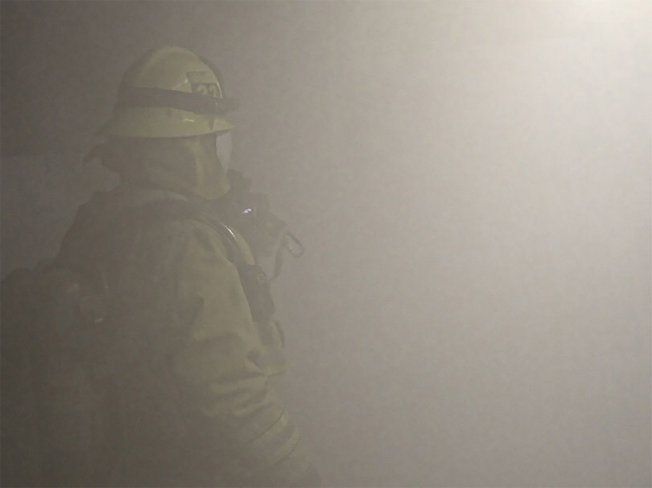
#> input picture inputs/firefight.jpg, 1303 x 976 px (shown at 1/2 size); its folder holds only this picture in this run
$ python main-up.py   (older library calls are emulated)
#> lines starting #> are read from the running program, lines starting #| are printed output that depends on the picture
import cv2
import os
import datetime
import math
import numpy as np
import time

output_dir = 'C:\PDLAB\outputs'
os.makedirs(output_dir, exist_ok=True)


# [48 lines left out: functions calculate_psnr, ssim, calculate_ssim, not called in this run]

def DarkChannel(im):
    b, g, r = cv2.split(im)
    dc = cv2.min(cv2.min(r, g), b)
    kernel = np.ones((5, 5), np.uint8)
    dark = cv2.erode(dc, kernel)
    return dark

def AtmLight(im, dark):
    [h, w] = im.shape[:2]
    imsz = h*w
    numpx = int(max(math.floor(imsz/1000), 1))
    darkvec = dark.reshape(imsz)
    imvec = im.reshape(imsz, 3)
    indices = darkvec.argsort()
    indices = indices[(imsz-numpx)::]
    atmsum = np.zeros([1, 3])
    for ind in range(1, numpx):
        atmsum = atmsum + imvec[indices[ind]]
    A = atmsum / numpx
    return A

def Estimate_transmission(image, A):
    omega = 0.95
    image3 = np.empty(image.shape, image.dtype)
    for ind in range(0, 3):
        image3[:, :, ind] = image[:, :, ind]/A[0, ind]
    transmission = 1 - omega*DarkChannel(image3)
    return transmission

def Guidedfilter(im, p, r, eps):
    mean_I = cv2.boxFilter(im, cv2.CV_64F, (r, r))
    mean_p = cv2.boxFilter(p, cv2.CV_64F, (r, r))
    mean_Ip = cv2.boxFilter(im*p, cv2.CV_64F, (r, r))
    cov_Ip = mean_Ip - mean_I*mean_p
    mean_II = cv2.boxFilter(im*im, cv2.CV_64F, (r, r))
    var_I = mean_II - mean_I*mean_I
    a = cov_Ip/(var_I + eps)
    b = mean_p - a*mean_I
    mean_a = cv2.boxFilter(a, cv2.CV_64F, (r, r))
    mean_b = cv2.boxFilter(b, cv2.CV_64F, (r, r))
    guided_filter = mean_a*im + mean_b
    return guided_filter

def Refine_Transmission(image, et):
    gray_image = cv2.cvtColor(image, cv2.COLOR_BGR2GRAY)
    gray_image = np.float64(gray_image)/255
    r = 60
    eps = 0.0001
    transmission = Guidedfilter(gray_image, et, r, eps)
    return transmission

def Recover(im, t, A, tx=0.1):
    res = np.empty(im.shape, im.dtype)
    t = cv2.max(t, tx)
    for ind in range(0, 3):
        res[:, :, ind] = (im[:, :, ind]-A[0, ind])/t + A[0, ind]
    return res

# [7 lines left out: function empty_last_few_images, not called in this run]

i = 0
empty_interval = 1
last_empty_time = time.time()

image_folder = 'inputs'
image_files = [f for f in os.listdir(image_folder) if f.endswith(('.jpg', '.jpeg', '.png'))]

for image_file in image_files:
    frame = cv2.imread(os.path.join(image_folder, image_file))
#> frame is the input picture: shape (976, 1303, 3); mean B, G, R 129.6, 139.2, 146.1

    I = frame.astype('float64') / 255
    dark = DarkChannel(I)
    A = AtmLight(I, dark)
#> in AtmLight, `indices = indices[(imsz-numpx)::]`: indices = 1271 values, max 37720 at index 45, min 1160 at index 208, mean 12203.5
#> the loop in AtmLight, `for ind in range(1, numpx):` made 1270 passes
#> atmsum on passes 1 to 3: [[0.875, 0.91, 0.925]], [[1.75, 1.82, 1.85]], [[2.62, 2.74, 2.78]]
#> after the loop in AtmLight, `for ind in range(1, numpx):`: atmsum = [[1119.3, 1158.9, 1187.7]]
#> in AtmLight, `A = atmsum / numpx`: A = [[0.881, 0.912, 0.934]]
#> A = [[0.881, 0.912, 0.934]]
    te = Estimate_transmission(I, A)
#> after the loop in Estimate_transmission, `for ind in range(0, 3):`:
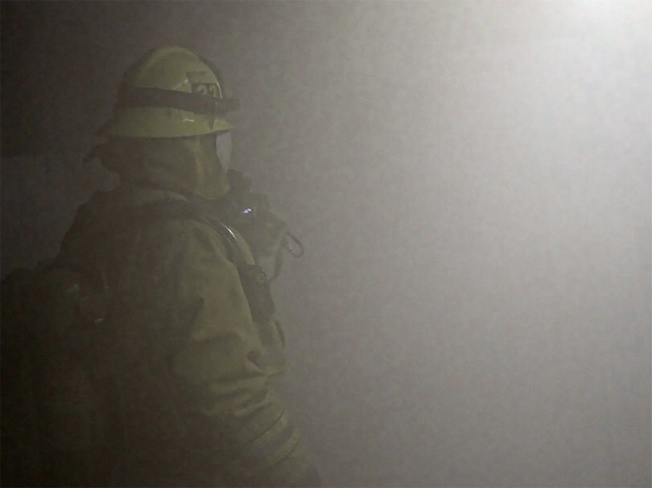
#> image3: shape (976, 1303, 3) float64 (shown at 1/2 size); mean B, G, R 0.577, 0.599, 0.613; drawn with min black and max white
    t = Refine_Transmission(frame, te)
#> in Guidedfilter, `cov_Ip = mean_Ip - mean_I*mean_p`:
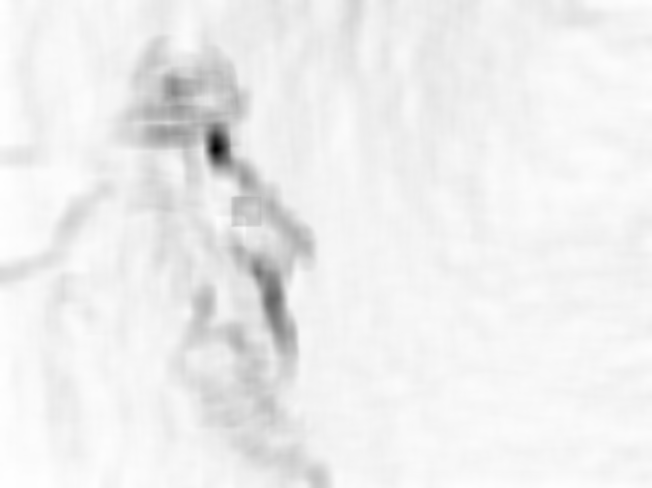
#> cov_Ip: shape (976, 1303) float64 (shown at 1/2 size); min -0.00153, max -6.13e-06, mean -0.000108; drawn with min black and max white
#> in Guidedfilter, `mean_II = cv2.boxFilter(im*im, cv2.CV_64F, (r, r))`:
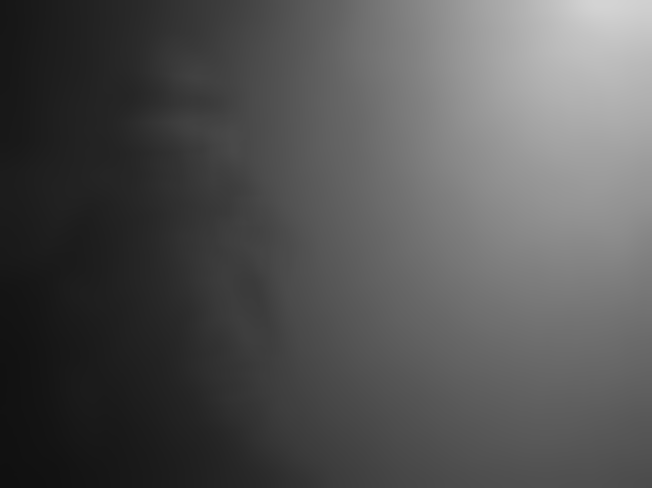
#> mean_II: shape (976, 1303) float64 (shown at 1/2 size); min 0.0651, max 0.831, mean 0.328
#> in Guidedfilter, `var_I = mean_II - mean_I*mean_I`:
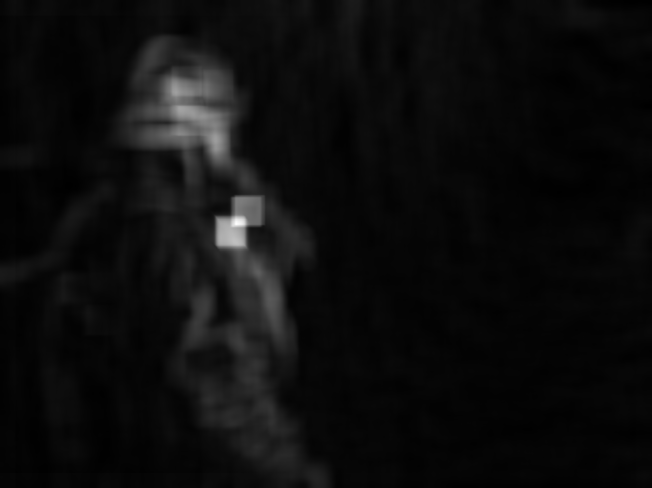
#> var_I: shape (976, 1303) float64 (shown at 1/2 size); min 1.71e-05, max 0.00228, mean 0.000134; drawn with min black and max white
#> in Guidedfilter, `mean_a = cv2.boxFilter(a, cv2.CV_64F, (r, r))`:
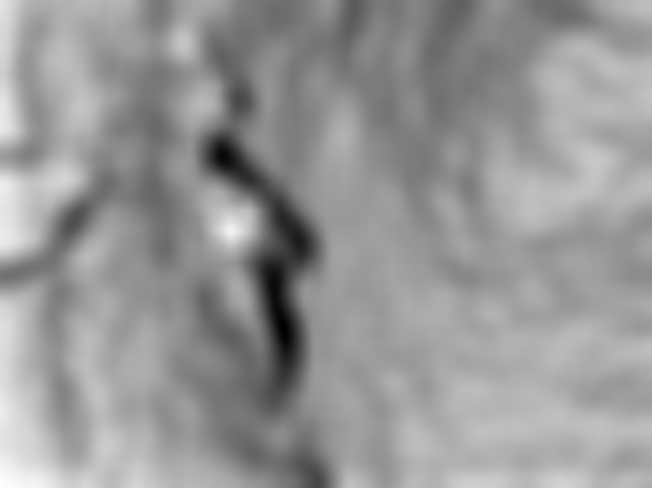
#> mean_a: shape (976, 1303) float64 (shown at 1/2 size); min -0.962, max -0.063, mean -0.429; drawn with min black and max white
#> in Guidedfilter, `mean_b = cv2.boxFilter(b, cv2.CV_64F, (r, r))`:
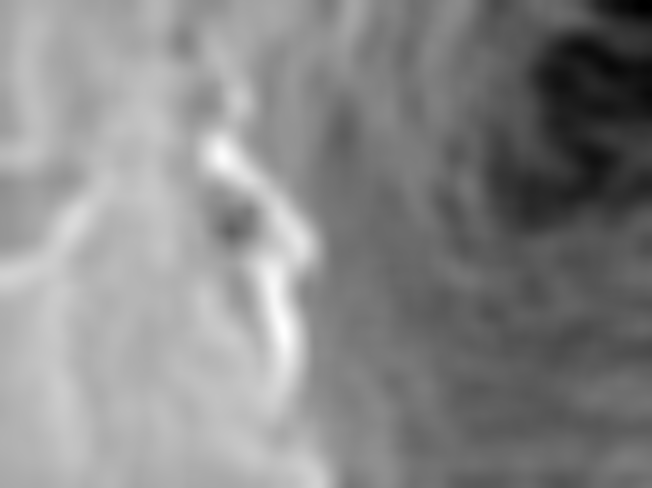
#> mean_b: shape (976, 1303) float64 (shown at 1/2 size); min 0.344, max 1.01, mean 0.696; drawn with min black and max white
    dehazed_frame = Recover(I, t, A, 0.1)
#> after the loop in Recover, `for ind in range(0, 3):`:
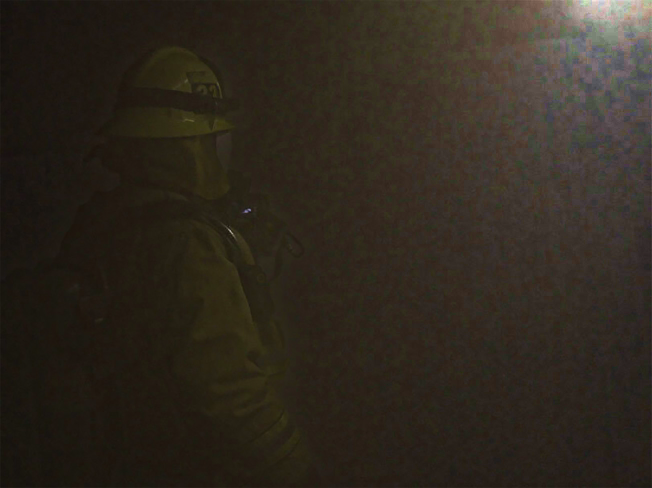
#> res: shape (976, 1303, 3) float64 (shown at 1/2 size); mean B, G, R 0.0984, 0.143, 0.177; drawn with min black and max white

    cv2.imshow('Original', frame)
    cv2.imshow('Dehazed', (dehazed_frame * 255).astype(np.uint8))

    if cv2.waitKey(1000) & 0xFF == ord('q'):
#> (key q is pressed here)
        break

    timestamp = datetime.datetime.now().strftime("%Y%m%d_%H%M%S_%f")
    num = '{:04d}'.format(i)
    original_frame_filename = f'{output_dir}/original_{num}.png'
    dehazed_frame_filename = f'{output_dir}/dehazed_{num}.png'

    cv2.imwrite(original_frame_filename, frame)
    cv2.imwrite(dehazed_frame_filename, (dehazed_frame * 255).astype(np.uint8))

    i += 1

    current_time = time.time()
    if current_time - last_empty_time >= empty_interval:
        last_empty_time = current_time
        empty_last_few_images(output_dir, 30)
